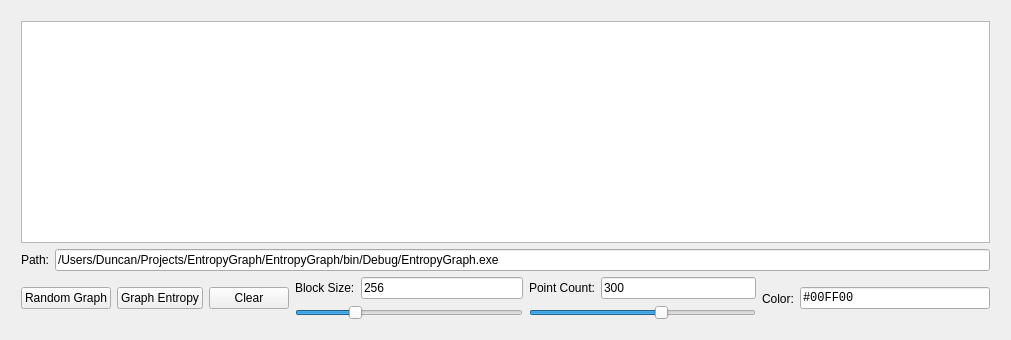
<?xml version="1.0" encoding="UTF-8"?>
<ui version="4.0">
 <class>MainWindow</class>
 <widget class="QMainWindow" name="MainWindow">
  <property name="geometry">
   <rect>
    <x>0</x>
    <y>0</y>
    <width>1011</width>
    <height>340</height>
   </rect>
  </property>
  <property name="windowTitle">
   <string>QEntropyGraph</string>
  </property>
  <widget class="QWidget" name="centralWidget">
   <widget class="QWidget" name="layoutWidget">
    <property name="geometry">
     <rect>
      <x>10</x>
      <y>10</y>
      <width>991</width>
      <height>321</height>
     </rect>
    </property>
    <layout class="QVBoxLayout" name="verticalLayout">
     <item>
      <widget class="QGraphicsView" name="graphicsView"/>
     </item>
     <item>
      <layout class="QHBoxLayout" name="layoutPath">
       <property name="sizeConstraint">
        <enum>QLayout::SetMinimumSize</enum>
       </property>
       <item>
        <widget class="QLabel" name="labelPath">
         <property name="text">
          <string>Path:</string>
         </property>
        </widget>
       </item>
       <item>
        <widget class="QLineEdit" name="editPath">
         <property name="text">
          <string>/Users/Duncan/Projects/EntropyGraph/EntropyGraph/bin/Debug/EntropyGraph.exe</string>
         </property>
        </widget>
       </item>
      </layout>
     </item>
     <item>
      <layout class="QHBoxLayout" name="horizontalLayout">
       <property name="sizeConstraint">
        <enum>QLayout::SetMinimumSize</enum>
       </property>
       <item>
        <widget class="QPushButton" name="btnRandomGraph">
         <property name="text">
          <string>Random Graph</string>
         </property>
        </widget>
       </item>
       <item>
        <widget class="QPushButton" name="btnGraphEntropy">
         <property name="text">
          <string>Graph Entropy</string>
         </property>
        </widget>
       </item>
       <item>
        <widget class="QPushButton" name="btnClear">
         <property name="text">
          <string>Clear</string>
         </property>
        </widget>
       </item>
       <item>
        <layout class="QVBoxLayout" name="verticalLayout_3">
         <property name="sizeConstraint">
          <enum>QLayout::SetMinimumSize</enum>
         </property>
         <item>
          <layout class="QHBoxLayout" name="layoutBlockSize">
           <item>
            <widget class="QLabel" name="labelBlockSize">
             <property name="text">
              <string>Block Size:</string>
             </property>
            </widget>
           </item>
           <item>
            <widget class="QLineEdit" name="editBlockSize">
             <property name="text">
              <string>256</string>
             </property>
            </widget>
           </item>
          </layout>
         </item>
         <item>
          <widget class="QSlider" name="sliderBlockSize">
           <property name="sizePolicy">
            <sizepolicy hsizetype="Expanding" vsizetype="Minimum">
             <horstretch>0</horstretch>
             <verstretch>0</verstretch>
            </sizepolicy>
           </property>
           <property name="minimum">
            <number>2</number>
           </property>
           <property name="maximum">
            <number>1024</number>
           </property>
           <property name="value">
            <number>256</number>
           </property>
           <property name="orientation">
            <enum>Qt::Horizontal</enum>
           </property>
          </widget>
         </item>
        </layout>
       </item>
       <item>
        <layout class="QVBoxLayout" name="verticalLayout_2">
         <property name="sizeConstraint">
          <enum>QLayout::SetMinimumSize</enum>
         </property>
         <item>
          <layout class="QHBoxLayout" name="layoutPointCount">
           <item>
            <widget class="QLabel" name="labelPointCount">
             <property name="text">
              <string>Point Count:</string>
             </property>
            </widget>
           </item>
           <item>
            <widget class="QLineEdit" name="editPointCount">
             <property name="text">
              <string>300</string>
             </property>
            </widget>
           </item>
          </layout>
         </item>
         <item>
          <widget class="QSlider" name="sliderPointCount">
           <property name="minimum">
            <number>10</number>
           </property>
           <property name="maximum">
            <number>500</number>
           </property>
           <property name="value">
            <number>300</number>
           </property>
           <property name="orientation">
            <enum>Qt::Horizontal</enum>
           </property>
          </widget>
         </item>
        </layout>
       </item>
       <item>
        <layout class="QHBoxLayout" name="layoutColor">
         <property name="sizeConstraint">
          <enum>QLayout::SetMinimumSize</enum>
         </property>
         <item>
          <widget class="QLabel" name="labelColor">
           <property name="text">
            <string>Color:</string>
           </property>
          </widget>
         </item>
         <item>
          <widget class="QLineEdit" name="editColor">
           <property name="font">
            <font>
             <family>Courier New</family>
            </font>
           </property>
           <property name="text">
            <string>#00FF00</string>
           </property>
          </widget>
         </item>
        </layout>
       </item>
      </layout>
     </item>
    </layout>
   </widget>
  </widget>
 </widget>
 <layoutdefault spacing="6" margin="11"/>
 <resources/>
 <connections/>
</ui>
